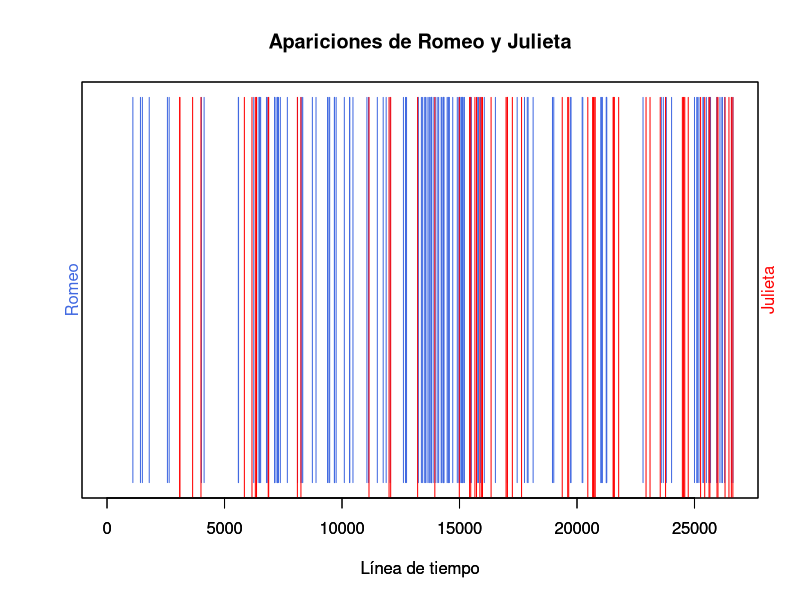

Reproduce this figure in R.
# Cargo el documento con la obra
text.v = scan("romeo_and_juliet.txt", what = "character", sep = "\n")

# Aíslo los metadatos
start.v = which(text.v=="THE PROLOGUE")
end.v = which(text.v==" [_Exeunt_]")
start.metadata.v = text.v[1:start.v-1]
end.metadata.v = text.v[(end.v+1):length(text.v)]
metadata.v = c(start.metadata.v,end.metadata.v)

# Creo una variable con la obra
play.lines.v = text.v[start.v:end.v]
play.v = paste(play.lines.v, collapse=" ")
play.v

# Separo las palabras del documento
raj.words.l = strsplit(play.v, "\\W")
raj.words.v = unlist(raj.words.l)
not.blanks.v = which(raj.words.v!="")
raj.words.v = raj.words.v[not.blanks.v]
length(raj.words.v)

# Posiciones en las que se menciona a Romeo
romeo.v = which(raj.words.v=="Romeo")
romeo.v
# Posiciones en las que se menciona a Julieta
juliet.v = which(raj.words.v=="Juliet")
juliet.v

# Doy el valor NA a todas las posiciones del texto
w.count1.v = rep(NA, length(raj.words.v))
w.count2.v = rep(NA,length(raj.words.v))
# Doy el valor 1 a Romeo
w.count1.v[romeo.v]=1
# Doy el valor 2 a Juliet
w.count2.v[juliet.v]=2

# Creación de los gráficos de dispersión
# Elección de colores
colors()
cl = colors()
cl[grep("blue", cl)]
cl[grep("red", cl)]

plot(w.count1.v, col= "royalblue", xlab = "Línea de tiempo", ylab = "", type = "h", ylim=c(1,0), yaxt = "n")
par(new=TRUE)
plot(w.count2.v, col="red1" , xlab = "Línea de tiempo", ylab = "", type = "h", ylim=c(1,0), yaxt = "n")
title(main="Apariciones de Romeo y Julieta")
mtext("Julieta", side = 4, col="red1")
mtext("Romeo", side = 2, col="royalblue")